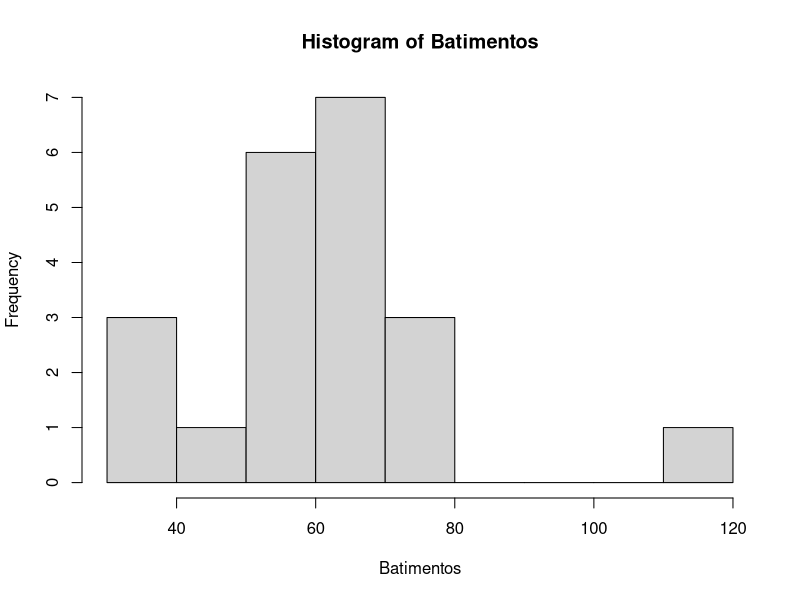
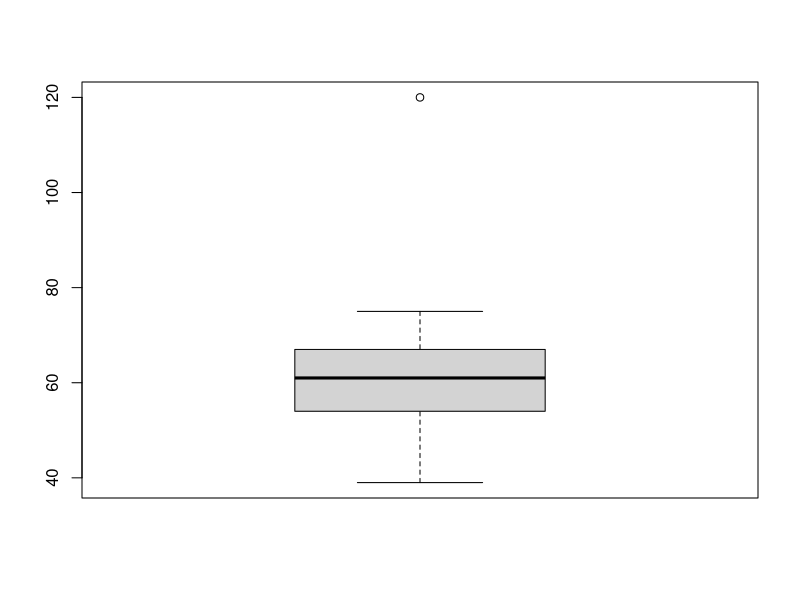
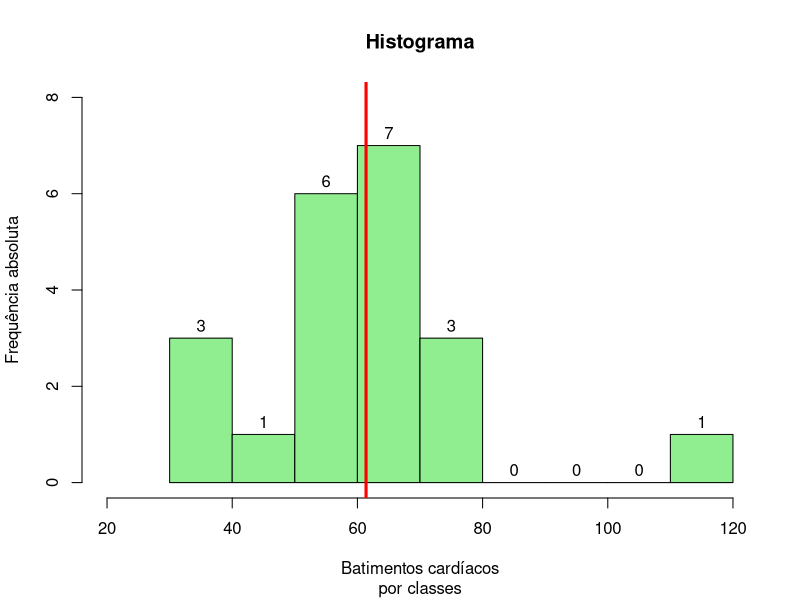
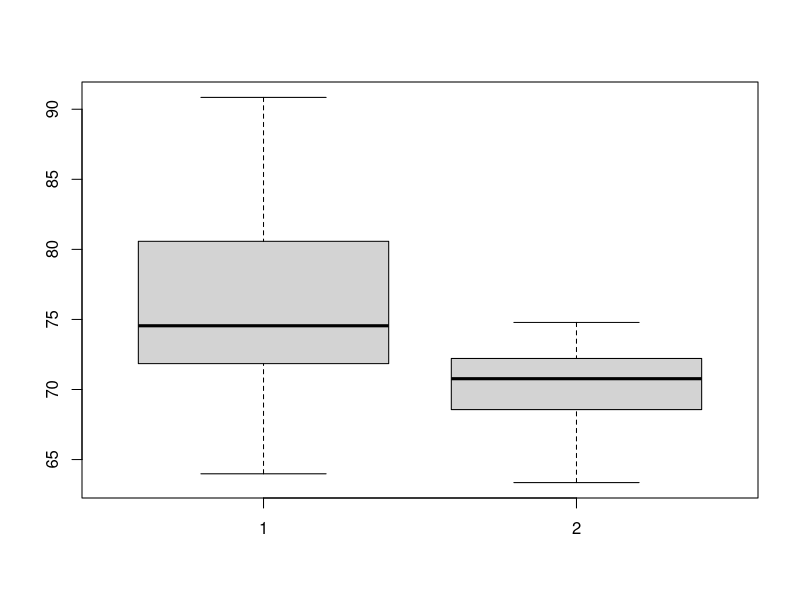
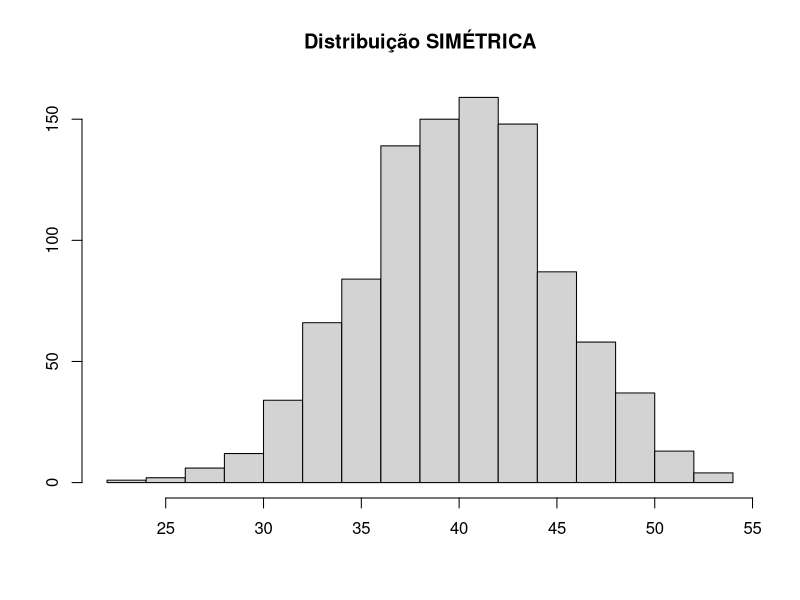
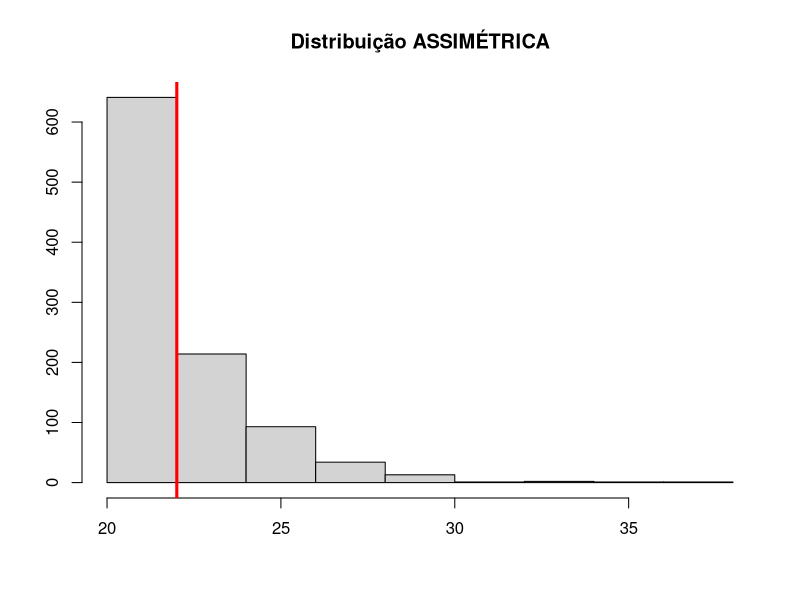
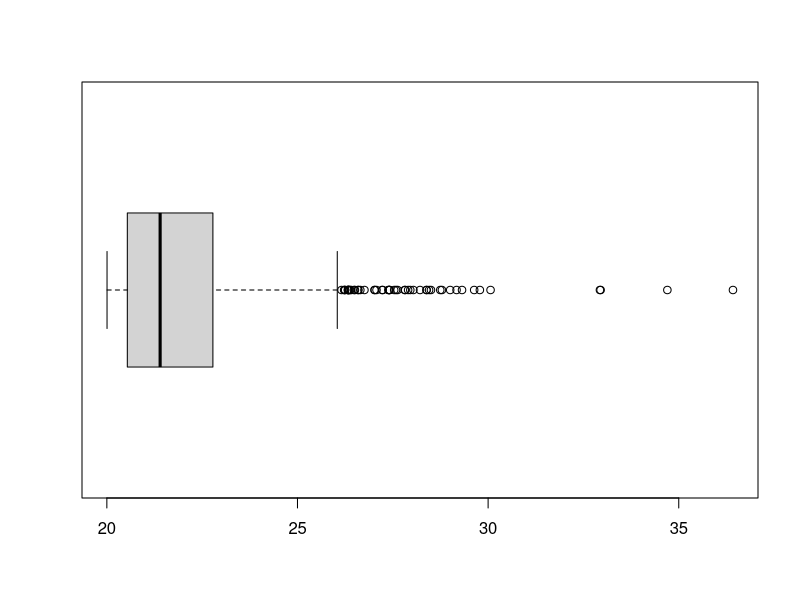

These charts were generated, in order, by the following R code:
## ---- chunk 1
Batimentos <- c(62, 55, 56, 46, 75, 67, 62, 75, 60, 54, 69, 63, 39, 57, 40, 39, 64, 71, 61, 54, 120)
hist(Batimentos)
## ---- chunk 2
Batimentos <- c(62, 55, 56, 46, 75, 67, 62, 75, 60, 54, 69, 63, 39, 57, 40, 39, 64, 71, 61, 54, 120)
boxplot(Batimentos)
## ---- chunk 3
hisBat <- hist(Batimentos,
               main = "Histograma",
               xlab = "Batimentos cardíacos",
               sub = "por classes",
               ylab = "Frequência absoluta",
               xlim = c(20, 120),
               ylim = c(0, 8),
               col = "lightgreen")
text(hisBat$mids, hisBat$counts, labels=hisBat$counts, adj = c(0.5,-0.5))

# adicionar linha para indicar a média
abline(v = mean(Batimentos),                      
       col = "red",
       lwd = 3)
## ---- chunk 4
# Geração de amostras simuladas
set.seed(1)
BatimentosMulheres <- rnorm(30, 70, 3)
BatimentosHomens <- rnorm(30, 75, 8)
# Boxplot para os dois grupos Homens e Mulheres 
boxplot(BatimentosHomens, BatimentosMulheres)
## ---- chunk 5
set.seed(1000)
simetrica <- rnorm(1000, 40, 5)
hist(simetrica,
     main="Distribuição SIMÉTRICA",
     xlab = "",
     ylab="")
## ---- chunk 6
set.seed(1000)
assimetrica <- 20 + 10*rexp(1000, 5)
hist(assimetrica,
     main="Distribuição ASSIMÉTRICA",
     xlab = "",
     ylab="")
abline(v = mean(assimetrica),                      
       col = "red",
       lwd = 3)
boxplot(assimetrica, horizontal = T)
summary(assimetrica)
